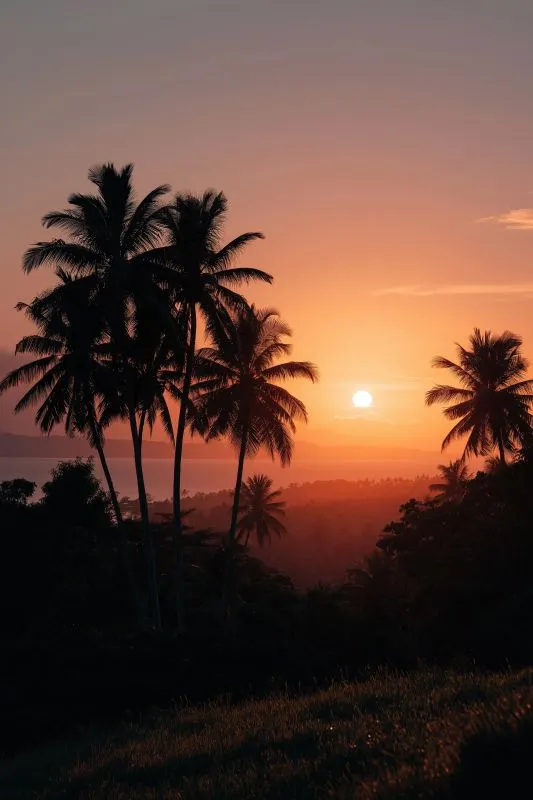
#> input picture image.jpg, 533 x 800 px, found by its file name
$ python convert_to_grayscale.py
#> lines starting #> are read from the running program, lines starting #| are printed output that depends on the picture
import matplotlib.pyplot as plt
from PIL import Image

# Read image
try:
    img = Image.open("C:\\Users\\54179\\OneDrive\\Desktop\\ankita\\GitHub\\digital-image-processing\\image.jpg").convert("RGB")
#> img is the input picture: PIL image 533x800 RGB; mean R, G, B 95, 66.5, 55.7

    # Convert image to grayscale
    gray = img.convert("L")
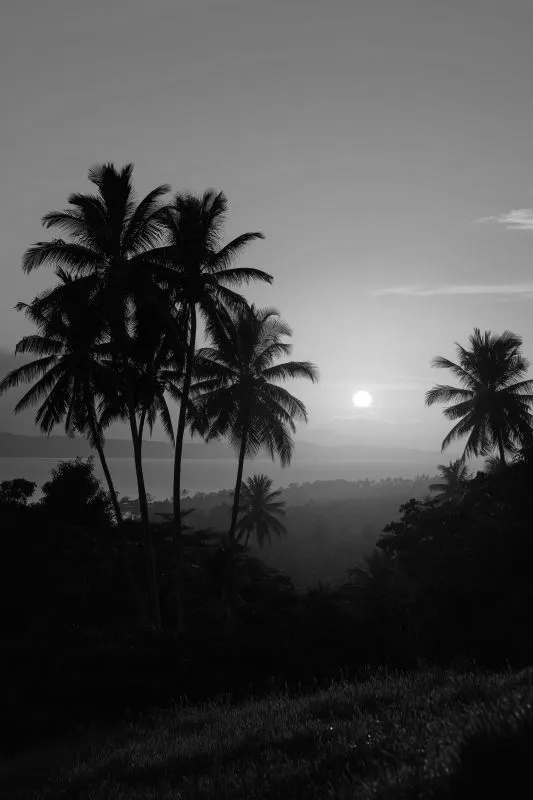
#> gray: PIL image 533x800 L; min 0, max 255, mean 73.8

    # Display grayscale image
    plt.figure(figsize=(6, 5))
    plt.imshow(gray, cmap="gray")
    plt.title("Grayscale Image")
    plt.axis("off")
    plt.show()
except FileNotFoundError:
    print("Error: 'image.jpg' not found.")
